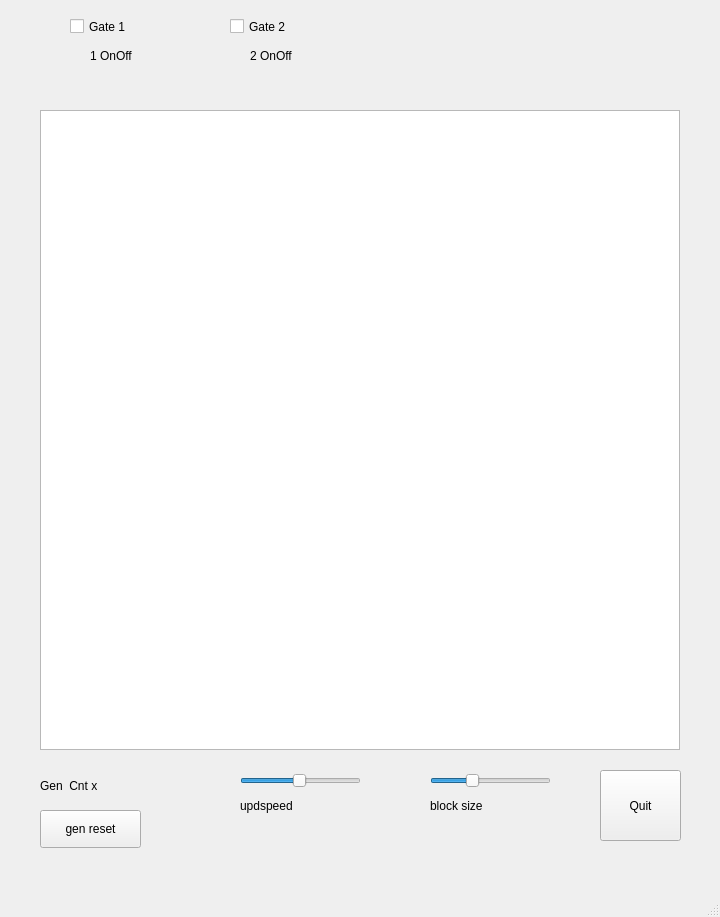
<?xml version="1.0" encoding="UTF-8"?>
<ui version="4.0">
 <class>MainWindow</class>
 <widget class="QMainWindow" name="MainWindow">
  <property name="geometry">
   <rect>
    <x>0</x>
    <y>0</y>
    <width>720</width>
    <height>917</height>
   </rect>
  </property>
  <property name="windowTitle">
   <string>MainWindow</string>
  </property>
  <widget class="QWidget" name="centralwidget">
   <widget class="QGraphicsView" name="graphicsView">
    <property name="geometry">
     <rect>
      <x>40</x>
      <y>110</y>
      <width>640</width>
      <height>640</height>
     </rect>
    </property>
   </widget>
   <widget class="QPushButton" name="pushButton">
    <property name="geometry">
     <rect>
      <x>600</x>
      <y>770</y>
      <width>81</width>
      <height>71</height>
     </rect>
    </property>
    <property name="text">
     <string>Quit</string>
    </property>
   </widget>
   <widget class="QSlider" name="SliderUpdateSpeed">
    <property name="geometry">
     <rect>
      <x>240</x>
      <y>770</y>
      <width>121</width>
      <height>21</height>
     </rect>
    </property>
    <property name="minimum">
     <number>1</number>
    </property>
    <property name="maximum">
     <number>100</number>
    </property>
    <property name="value">
     <number>50</number>
    </property>
    <property name="sliderPosition">
     <number>50</number>
    </property>
    <property name="orientation">
     <enum>Qt::Horizontal</enum>
    </property>
    <property name="invertedAppearance">
     <bool>false</bool>
    </property>
    <property name="invertedControls">
     <bool>false</bool>
    </property>
   </widget>
   <widget class="QLabel" name="labelUpdspeed">
    <property name="geometry">
     <rect>
      <x>240</x>
      <y>790</y>
      <width>121</width>
      <height>31</height>
     </rect>
    </property>
    <property name="text">
     <string>updspeed</string>
    </property>
   </widget>
   <widget class="QLabel" name="labelOut1">
    <property name="geometry">
     <rect>
      <x>90</x>
      <y>40</y>
      <width>71</width>
      <height>31</height>
     </rect>
    </property>
    <property name="text">
     <string>1 OnOff</string>
    </property>
   </widget>
   <widget class="QLabel" name="labelOut2">
    <property name="geometry">
     <rect>
      <x>250</x>
      <y>40</y>
      <width>71</width>
      <height>31</height>
     </rect>
    </property>
    <property name="text">
     <string>2 OnOff</string>
    </property>
   </widget>
   <widget class="QCheckBox" name="checkBox1">
    <property name="geometry">
     <rect>
      <x>70</x>
      <y>10</y>
      <width>91</width>
      <height>33</height>
     </rect>
    </property>
    <property name="text">
     <string>Gate 1</string>
    </property>
   </widget>
   <widget class="QCheckBox" name="checkBox2">
    <property name="geometry">
     <rect>
      <x>230</x>
      <y>10</y>
      <width>91</width>
      <height>33</height>
     </rect>
    </property>
    <property name="text">
     <string>Gate 2</string>
    </property>
   </widget>
   <widget class="QLabel" name="labelGen">
    <property name="geometry">
     <rect>
      <x>40</x>
      <y>770</y>
      <width>111</width>
      <height>31</height>
     </rect>
    </property>
    <property name="text">
     <string>Gen  Cnt x</string>
    </property>
   </widget>
   <widget class="QLabel" name="labelBlocksize">
    <property name="geometry">
     <rect>
      <x>430</x>
      <y>790</y>
      <width>121</width>
      <height>31</height>
     </rect>
    </property>
    <property name="text">
     <string>block size</string>
    </property>
   </widget>
   <widget class="QSlider" name="SliderBlocksize">
    <property name="geometry">
     <rect>
      <x>430</x>
      <y>770</y>
      <width>121</width>
      <height>21</height>
     </rect>
    </property>
    <property name="minimum">
     <number>1</number>
    </property>
    <property name="maximum">
     <number>10</number>
    </property>
    <property name="pageStep">
     <number>2</number>
    </property>
    <property name="value">
     <number>4</number>
    </property>
    <property name="sliderPosition">
     <number>4</number>
    </property>
    <property name="orientation">
     <enum>Qt::Horizontal</enum>
    </property>
    <property name="invertedAppearance">
     <bool>false</bool>
    </property>
    <property name="invertedControls">
     <bool>false</bool>
    </property>
   </widget>
   <widget class="QPushButton" name="btnGenReset">
    <property name="geometry">
     <rect>
      <x>40</x>
      <y>810</y>
      <width>101</width>
      <height>38</height>
     </rect>
    </property>
    <property name="text">
     <string>gen reset</string>
    </property>
   </widget>
  </widget>
  <widget class="QMenuBar" name="menubar">
   <property name="geometry">
    <rect>
     <x>0</x>
     <y>0</y>
     <width>720</width>
     <height>34</height>
    </rect>
   </property>
  </widget>
  <widget class="QStatusBar" name="statusbar"/>
 </widget>
 <resources/>
 <connections/>
</ui>
